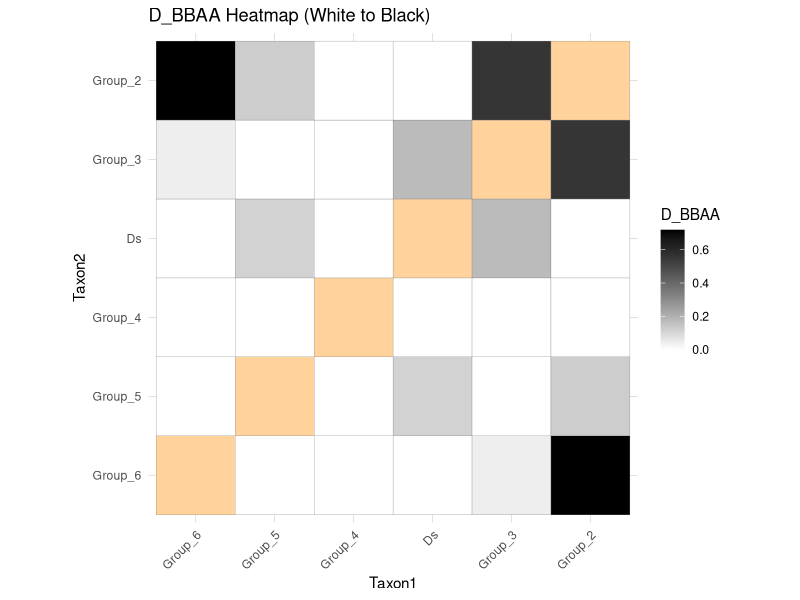

Recreate this plot in R.
# Make your file 'collected_trios_adjustedSign_4Rplot.txt' with mean values from the quantile table
# Run Rscript 8_heatmap_Dstat.R 

library(ggplot2)
library(reshape2)
library(dplyr)

df <- read.table("collected_trios_adjustedSign_4Rplot.txt", header = TRUE, sep = "\t", stringsAsFactors = FALSE)

# Add reverse pairs to make the matrix symmetric
df_rev <- df %>% 
  rename(Taxon1 = Taxon2, Taxon2 = Taxon1)

df_full <- bind_rows(df, df_rev)

taxa_order <- c("Group_6", "Group_5", "Group_4", "Ds", "Group_3", "Group_2")

# Add diagonal entries (optional NA)
diag_df <- data.frame(Taxon1 = taxa_order, Taxon2 = taxa_order, D_BBAA = NA)
df_full <- bind_rows(df_full, diag_df)

# Create wide matrix
heatmap_matrix <- dcast(df_full, Taxon1 ~ Taxon2, value.var = "D_BBAA")
rownames(heatmap_matrix) <- heatmap_matrix$Taxon1
heatmap_matrix <- heatmap_matrix[, -1]

heatmap_matrix <- heatmap_matrix[taxa_order, taxa_order]

heatmap_long <- melt(as.matrix(heatmap_matrix), varnames = c("Taxon1", "Taxon2"), value.name = "D_BBAA")

heatmap_long$Taxon1 <- factor(heatmap_long$Taxon1, levels = taxa_order)
heatmap_long$Taxon2 <- factor(heatmap_long$Taxon2, levels = taxa_order)


pdf("Rplot_allDs_BBAA_grey.pdf", width = 6, height = 6)
ggplot(heatmap_long, aes(Taxon1, Taxon2, fill = D_BBAA)) +
  geom_tile(color = "grey50") +  
  scale_fill_gradient(
    low = "white", high = "black",  
    na.value = "burlywood1",        
    limits = c(min(heatmap_long$D_BBAA, na.rm = TRUE), max(heatmap_long$D_BBAA, na.rm = TRUE))
  ) +
  theme_minimal() +
  theme(
    axis.text.x = element_text(angle = 45, hjust = 1),
    panel.grid.major = element_line(color = "grey80", size = 0.2)
  ) +
  coord_fixed() +
  labs(title = "D_BBAA Heatmap (White to Black)", fill = "D_BBAA")
dev.off()

